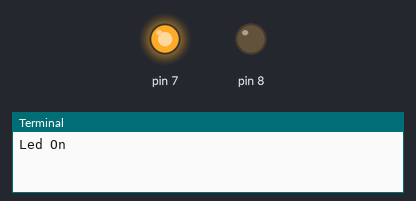
The program below on a simulated Raspberry Pi (header pin numbers). Shown: output pins drawn as LEDs (lit = HIGH), the last lines printed to the terminal.

Above: at 0.5 s.
At 1.5 s:
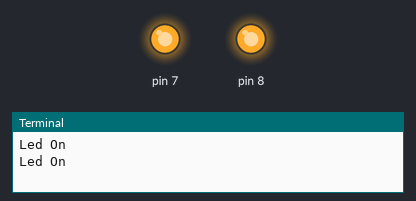
At 2.5 s:
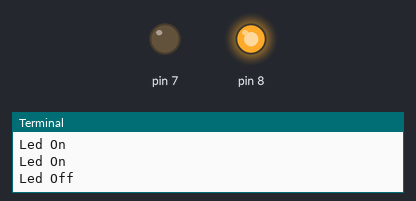
At 3.5 s:
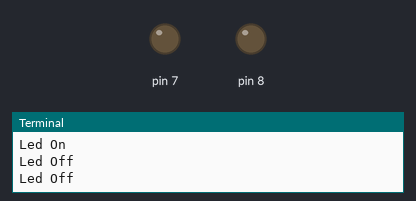
Timing chart, 0 to 5.2 s (numbered marks = the images above):
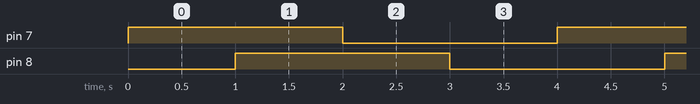

Measured:
- by itself, pin 7, pin 8: alternates HIGH for 2.0 s and LOW for 2.0 s
- by itself, everything shown: repeats every 4.0 s, in 4 steps

The program:

led_animation.py
```python
import RPi.GPIO as GPIO    	# Default library to contol GPIO pins of raspberry pi
import time					# python library for adding delay dunctions

GPIO.setmode(GPIO.BOARD)	# this function set the naming convention of the gpio pins

GPIO.setup(8, GPIO.OUT)		# this function makes the given pin(8) as a output pin
GPIO.setup(7, GPIO.OUT)		# this function makes the given pin as(7) a output pin

while True:
	GPIO.output(7, True)	# this function change the GPIO voltage to +5 volts
	print("Led On")			# ptints a message
	time.sleep(1)			# this function dives a delay of 1 sec. you can change the value and (1 = 1 sec)

	GPIO.output(8, True)	# this function change the GPIO voltage to +5 volts
	print("Led On")			# ptints a message
	time.sleep(1)			# this function dives a delay of 1 sec. you can change the value and (1 = 1 sec)

	GPIO.output(7, False)	# this function change the GPIO voltage to 0 volts
	print("Led Off")		# ptints a message
	time.sleep(1)			# this function dives a delay of 1 sec. you can change the value and (1 = 1 sec)

	GPIO.output(8, False)	# this function change the GPIO voltage to 0 volts
	print("Led Off")		# ptints a message
	time.sleep(1)			# this function dives a delay of 1 sec. you can change the value and (1 = 1 sec)
```
